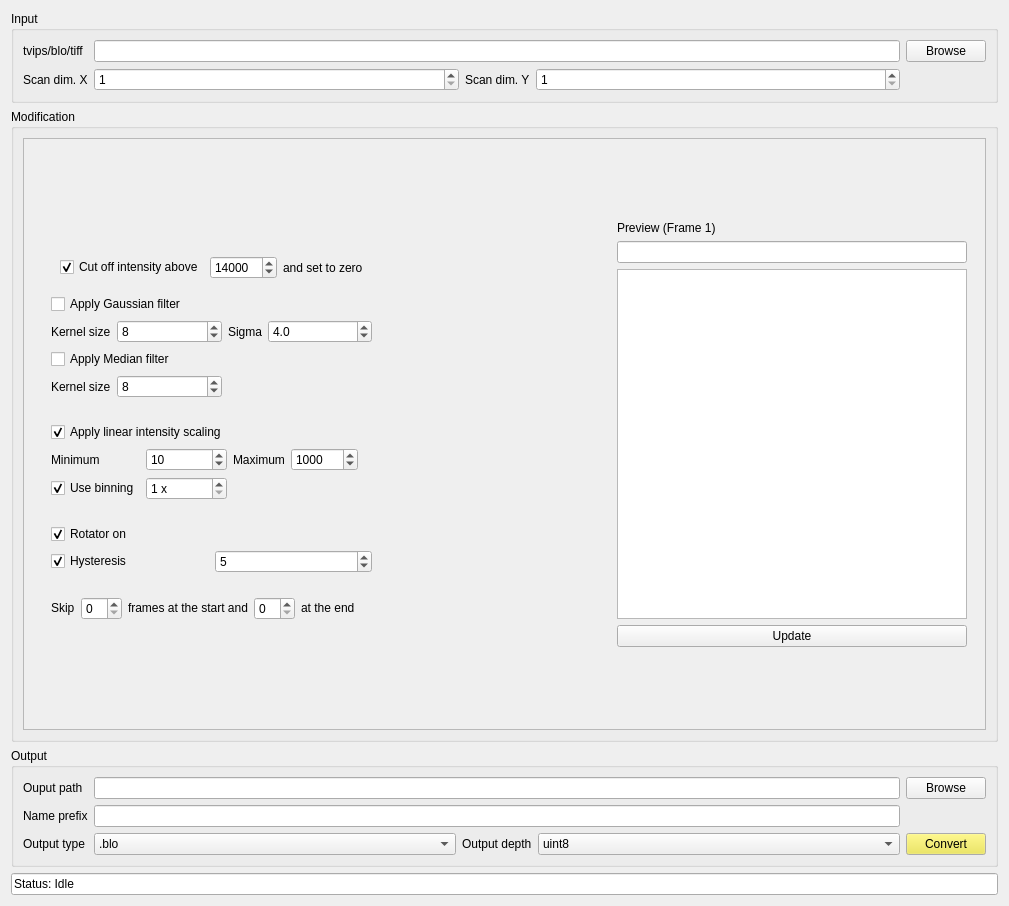
<?xml version="1.0" encoding="UTF-8"?>
<ui version="4.0">
 <class>Form</class>
 <widget class="QWidget" name="Form">
  <property name="geometry">
   <rect>
    <x>0</x>
    <y>0</y>
    <width>1009</width>
    <height>906</height>
   </rect>
  </property>
  <property name="sizePolicy">
   <sizepolicy hsizetype="Maximum" vsizetype="Maximum">
    <horstretch>0</horstretch>
    <verstretch>0</verstretch>
   </sizepolicy>
  </property>
  <property name="windowTitle">
   <string>Form</string>
  </property>
  <layout class="QGridLayout" name="gridLayout_3">
   <item row="0" column="0">
    <widget class="QGroupBox" name="groupBox">
     <property name="sizePolicy">
      <sizepolicy hsizetype="Preferred" vsizetype="Maximum">
       <horstretch>0</horstretch>
       <verstretch>0</verstretch>
      </sizepolicy>
     </property>
     <property name="title">
      <string>Input</string>
     </property>
     <layout class="QGridLayout" name="gridLayout">
      <item row="2" column="2">
       <widget class="QLabel" name="label_6">
        <property name="sizePolicy">
         <sizepolicy hsizetype="Maximum" vsizetype="Preferred">
          <horstretch>0</horstretch>
          <verstretch>0</verstretch>
         </sizepolicy>
        </property>
        <property name="text">
         <string>Scan dim. Y</string>
        </property>
       </widget>
      </item>
      <item row="2" column="0">
       <widget class="QLabel" name="label_2">
        <property name="sizePolicy">
         <sizepolicy hsizetype="Maximum" vsizetype="Preferred">
          <horstretch>0</horstretch>
          <verstretch>0</verstretch>
         </sizepolicy>
        </property>
        <property name="text">
         <string>Scan dim. X</string>
        </property>
       </widget>
      </item>
      <item row="0" column="0">
       <widget class="QLabel" name="label">
        <property name="sizePolicy">
         <sizepolicy hsizetype="Maximum" vsizetype="Preferred">
          <horstretch>0</horstretch>
          <verstretch>0</verstretch>
         </sizepolicy>
        </property>
        <property name="text">
         <string>tvips/blo/tiff</string>
        </property>
       </widget>
      </item>
      <item row="0" column="4">
       <widget class="QPushButton" name="pushButton">
        <property name="sizePolicy">
         <sizepolicy hsizetype="Maximum" vsizetype="Fixed">
          <horstretch>0</horstretch>
          <verstretch>0</verstretch>
         </sizepolicy>
        </property>
        <property name="text">
         <string>Browse</string>
        </property>
       </widget>
      </item>
      <item row="2" column="1">
       <widget class="QSpinBox" name="spinBox">
        <property name="minimum">
         <number>1</number>
        </property>
        <property name="maximum">
         <number>10000</number>
        </property>
        <property name="singleStep">
         <number>10</number>
        </property>
        <property name="value">
         <number>1</number>
        </property>
       </widget>
      </item>
      <item row="2" column="3">
       <widget class="QSpinBox" name="spinBox_2">
        <property name="minimum">
         <number>1</number>
        </property>
        <property name="maximum">
         <number>10000</number>
        </property>
        <property name="singleStep">
         <number>10</number>
        </property>
       </widget>
      </item>
      <item row="0" column="1" colspan="3">
       <widget class="QLineEdit" name="lineEdit"/>
      </item>
     </layout>
    </widget>
   </item>
   <item row="1" column="0">
    <widget class="QGroupBox" name="groupBox_2">
     <property name="title">
      <string>Modification</string>
     </property>
     <layout class="QHBoxLayout" name="horizontalLayout">
      <item>
       <widget class="QScrollArea" name="scrollArea">
        <property name="sizePolicy">
         <sizepolicy hsizetype="Minimum" vsizetype="Minimum">
          <horstretch>0</horstretch>
          <verstretch>0</verstretch>
         </sizepolicy>
        </property>
        <property name="widgetResizable">
         <bool>true</bool>
        </property>
        <widget class="QWidget" name="scrollAreaWidgetContents">
         <property name="geometry">
          <rect>
           <x>0</x>
           <y>0</y>
           <width>953</width>
           <height>575</height>
          </rect>
         </property>
         <layout class="QHBoxLayout" name="horizontalLayout_2">
          <item>
           <widget class="QWidget" name="widget_2" native="true">
            <property name="sizePolicy">
             <sizepolicy hsizetype="Minimum" vsizetype="Maximum">
              <horstretch>0</horstretch>
              <verstretch>0</verstretch>
             </sizepolicy>
            </property>
            <layout class="QGridLayout" name="gridLayout_4">
             <item row="4" column="0">
              <widget class="QWidget" name="widget_4" native="true">
               <property name="sizePolicy">
                <sizepolicy hsizetype="Minimum" vsizetype="Maximum">
                 <horstretch>0</horstretch>
                 <verstretch>0</verstretch>
                </sizepolicy>
               </property>
               <layout class="QGridLayout" name="gridLayout_6">
                <item row="2" column="1">
                 <widget class="QSpinBox" name="spinBox_9">
                  <property name="maximum">
                   <number>100000000</number>
                  </property>
                  <property name="value">
                   <number>5</number>
                  </property>
                 </widget>
                </item>
                <item row="1" column="0">
                 <widget class="QCheckBox" name="checkBox">
                  <property name="text">
                   <string>Rotator on</string>
                  </property>
                  <property name="checked">
                   <bool>true</bool>
                  </property>
                 </widget>
                </item>
                <item row="2" column="0">
                 <widget class="QCheckBox" name="checkBox_6">
                  <property name="text">
                   <string>Hysteresis</string>
                  </property>
                  <property name="checked">
                   <bool>true</bool>
                  </property>
                 </widget>
                </item>
               </layout>
              </widget>
             </item>
             <item row="5" column="0" colspan="2" alignment="Qt::AlignLeft">
              <widget class="QWidget" name="widget_3" native="true">
               <property name="sizePolicy">
                <sizepolicy hsizetype="Minimum" vsizetype="Maximum">
                 <horstretch>0</horstretch>
                 <verstretch>0</verstretch>
                </sizepolicy>
               </property>
               <layout class="QHBoxLayout" name="horizontalLayout_3">
                <item>
                 <widget class="QLabel" name="label_10">
                  <property name="sizePolicy">
                   <sizepolicy hsizetype="Maximum" vsizetype="Maximum">
                    <horstretch>0</horstretch>
                    <verstretch>0</verstretch>
                   </sizepolicy>
                  </property>
                  <property name="text">
                   <string>Skip</string>
                  </property>
                 </widget>
                </item>
                <item>
                 <widget class="QSpinBox" name="spinBox_4">
                  <property name="sizePolicy">
                   <sizepolicy hsizetype="Maximum" vsizetype="Maximum">
                    <horstretch>0</horstretch>
                    <verstretch>0</verstretch>
                   </sizepolicy>
                  </property>
                 </widget>
                </item>
                <item>
                 <widget class="QLabel" name="label_11">
                  <property name="sizePolicy">
                   <sizepolicy hsizetype="Maximum" vsizetype="Maximum">
                    <horstretch>0</horstretch>
                    <verstretch>0</verstretch>
                   </sizepolicy>
                  </property>
                  <property name="text">
                   <string>frames at the start and</string>
                  </property>
                 </widget>
                </item>
                <item>
                 <widget class="QSpinBox" name="spinBox_5">
                  <property name="sizePolicy">
                   <sizepolicy hsizetype="Maximum" vsizetype="Fixed">
                    <horstretch>0</horstretch>
                    <verstretch>0</verstretch>
                   </sizepolicy>
                  </property>
                 </widget>
                </item>
                <item>
                 <widget class="QLabel" name="label_12">
                  <property name="sizePolicy">
                   <sizepolicy hsizetype="Maximum" vsizetype="Maximum">
                    <horstretch>0</horstretch>
                    <verstretch>0</verstretch>
                   </sizepolicy>
                  </property>
                  <property name="text">
                   <string>at the end</string>
                  </property>
                 </widget>
                </item>
               </layout>
              </widget>
             </item>
             <item row="2" column="0">
              <widget class="QWidget" name="widget_6" native="true">
               <property name="sizePolicy">
                <sizepolicy hsizetype="Minimum" vsizetype="Maximum">
                 <horstretch>0</horstretch>
                 <verstretch>0</verstretch>
                </sizepolicy>
               </property>
               <layout class="QGridLayout" name="gridLayout_5">
                <item row="3" column="3">
                 <widget class="QDoubleSpinBox" name="doubleSpinBox">
                  <property name="decimals">
                   <number>1</number>
                  </property>
                  <property name="value">
                   <double>4.000000000000000</double>
                  </property>
                 </widget>
                </item>
                <item row="5" column="0">
                 <widget class="QLabel" name="label_8">
                  <property name="text">
                   <string>Kernel size</string>
                  </property>
                 </widget>
                </item>
                <item row="3" column="1">
                 <widget class="QSpinBox" name="spinBox_6">
                  <property name="minimum">
                   <number>3</number>
                  </property>
                  <property name="maximum">
                   <number>50</number>
                  </property>
                  <property name="value">
                   <number>8</number>
                  </property>
                 </widget>
                </item>
                <item row="3" column="2">
                 <widget class="QLabel" name="label_15">
                  <property name="sizePolicy">
                   <sizepolicy hsizetype="Maximum" vsizetype="Preferred">
                    <horstretch>0</horstretch>
                    <verstretch>0</verstretch>
                   </sizepolicy>
                  </property>
                  <property name="text">
                   <string>Sigma</string>
                  </property>
                 </widget>
                </item>
                <item row="5" column="1">
                 <widget class="QSpinBox" name="spinBox_10">
                  <property name="minimum">
                   <number>3</number>
                  </property>
                  <property name="maximum">
                   <number>50</number>
                  </property>
                  <property name="value">
                   <number>8</number>
                  </property>
                 </widget>
                </item>
                <item row="3" column="0">
                 <widget class="QLabel" name="label_14">
                  <property name="sizePolicy">
                   <sizepolicy hsizetype="Maximum" vsizetype="Preferred">
                    <horstretch>0</horstretch>
                    <verstretch>0</verstretch>
                   </sizepolicy>
                  </property>
                  <property name="text">
                   <string>Kernel size</string>
                  </property>
                 </widget>
                </item>
                <item row="4" column="0" colspan="4">
                 <widget class="QCheckBox" name="checkBox_7">
                  <property name="text">
                   <string>Apply Median filter</string>
                  </property>
                 </widget>
                </item>
                <item row="0" column="0" colspan="4">
                 <widget class="QWidget" name="widget_7" native="true">
                  <layout class="QHBoxLayout" name="horizontalLayout_4">
                   <item>
                    <widget class="QCheckBox" name="checkBox_8">
                     <property name="sizePolicy">
                      <sizepolicy hsizetype="Maximum" vsizetype="Fixed">
                       <horstretch>0</horstretch>
                       <verstretch>0</verstretch>
                      </sizepolicy>
                     </property>
                     <property name="text">
                      <string>Cut off intensity above</string>
                     </property>
                     <property name="checked">
                      <bool>true</bool>
                     </property>
                    </widget>
                   </item>
                   <item>
                    <widget class="QSpinBox" name="spinBox_11">
                     <property name="sizePolicy">
                      <sizepolicy hsizetype="Maximum" vsizetype="Fixed">
                       <horstretch>0</horstretch>
                       <verstretch>0</verstretch>
                      </sizepolicy>
                     </property>
                     <property name="maximum">
                      <number>999999999</number>
                     </property>
                     <property name="singleStep">
                      <number>100</number>
                     </property>
                     <property name="value">
                      <number>14000</number>
                     </property>
                    </widget>
                   </item>
                   <item>
                    <widget class="QLabel" name="label_18">
                     <property name="text">
                      <string>and set to zero</string>
                     </property>
                    </widget>
                   </item>
                  </layout>
                 </widget>
                </item>
                <item row="1" column="0" colspan="4">
                 <widget class="QCheckBox" name="checkBox_3">
                  <property name="text">
                   <string>Apply Gaussian filter</string>
                  </property>
                 </widget>
                </item>
               </layout>
              </widget>
             </item>
             <item row="3" column="0">
              <widget class="QWidget" name="widget_5" native="true">
               <property name="sizePolicy">
                <sizepolicy hsizetype="Maximum" vsizetype="Maximum">
                 <horstretch>0</horstretch>
                 <verstretch>0</verstretch>
                </sizepolicy>
               </property>
               <layout class="QGridLayout" name="gridLayout_7">
                <item row="2" column="1">
                 <widget class="QSpinBox" name="spinBox_7">
                  <property name="singleStep">
                   <number>10</number>
                  </property>
                  <property name="value">
                   <number>10</number>
                  </property>
                 </widget>
                </item>
                <item row="2" column="2">
                 <widget class="QLabel" name="label_17">
                  <property name="text">
                   <string>Maximum</string>
                  </property>
                 </widget>
                </item>
                <item row="2" column="0">
                 <widget class="QLabel" name="label_16">
                  <property name="text">
                   <string>Minimum</string>
                  </property>
                 </widget>
                </item>
                <item row="1" column="0" colspan="2">
                 <widget class="QCheckBox" name="checkBox_4">
                  <property name="text">
                   <string>Apply linear intensity scaling</string>
                  </property>
                  <property name="checked">
                   <bool>true</bool>
                  </property>
                 </widget>
                </item>
                <item row="2" column="3">
                 <widget class="QSpinBox" name="spinBox_8">
                  <property name="minimum">
                   <number>1</number>
                  </property>
                  <property name="maximum">
                   <number>1000000000</number>
                  </property>
                  <property name="singleStep">
                   <number>10</number>
                  </property>
                  <property name="value">
                   <number>1000</number>
                  </property>
                 </widget>
                </item>
                <item row="3" column="0">
                 <widget class="QCheckBox" name="checkBox_5">
                  <property name="text">
                   <string>Use binning</string>
                  </property>
                  <property name="checked">
                   <bool>true</bool>
                  </property>
                 </widget>
                </item>
                <item row="3" column="1">
                 <widget class="QSpinBox" name="spinBox_3">
                  <property name="suffix">
                   <string> x</string>
                  </property>
                  <property name="minimum">
                   <number>1</number>
                  </property>
                  <property name="maximum">
                   <number>24</number>
                  </property>
                 </widget>
                </item>
               </layout>
              </widget>
             </item>
            </layout>
           </widget>
          </item>
          <item>
           <widget class="QWidget" name="widget" native="true">
            <property name="sizePolicy">
             <sizepolicy hsizetype="Maximum" vsizetype="Maximum">
              <horstretch>0</horstretch>
              <verstretch>0</verstretch>
             </sizepolicy>
            </property>
            <layout class="QVBoxLayout" name="verticalLayout">
             <item>
              <widget class="QLabel" name="label_7">
               <property name="sizePolicy">
                <sizepolicy hsizetype="Maximum" vsizetype="Maximum">
                 <horstretch>0</horstretch>
                 <verstretch>0</verstretch>
                </sizepolicy>
               </property>
               <property name="text">
                <string>Preview (Frame 1)</string>
               </property>
              </widget>
             </item>
             <item>
              <widget class="QLineEdit" name="lineEdit_4">
               <property name="readOnly">
                <bool>true</bool>
               </property>
              </widget>
             </item>
             <item>
              <widget class="QGraphicsView" name="graphicsView">
               <property name="enabled">
                <bool>true</bool>
               </property>
               <property name="sizePolicy">
                <sizepolicy hsizetype="Fixed" vsizetype="Fixed">
                 <horstretch>1</horstretch>
                 <verstretch>2</verstretch>
                </sizepolicy>
               </property>
               <property name="minimumSize">
                <size>
                 <width>350</width>
                 <height>350</height>
                </size>
               </property>
              </widget>
             </item>
             <item>
              <widget class="QPushButton" name="pushButton_4">
               <property name="text">
                <string>Update</string>
               </property>
              </widget>
             </item>
            </layout>
           </widget>
          </item>
         </layout>
        </widget>
       </widget>
      </item>
     </layout>
    </widget>
   </item>
   <item row="2" column="0">
    <widget class="QGroupBox" name="groupBox_3">
     <property name="sizePolicy">
      <sizepolicy hsizetype="Preferred" vsizetype="Maximum">
       <horstretch>0</horstretch>
       <verstretch>0</verstretch>
      </sizepolicy>
     </property>
     <property name="title">
      <string>Output</string>
     </property>
     <layout class="QGridLayout" name="gridLayout_2">
      <item row="2" column="3">
       <widget class="QLabel" name="label_13">
        <property name="sizePolicy">
         <sizepolicy hsizetype="Maximum" vsizetype="Preferred">
          <horstretch>0</horstretch>
          <verstretch>0</verstretch>
         </sizepolicy>
        </property>
        <property name="text">
         <string>Output depth</string>
        </property>
       </widget>
      </item>
      <item row="1" column="0">
       <widget class="QLabel" name="label_4">
        <property name="text">
         <string>Name prefix</string>
        </property>
       </widget>
      </item>
      <item row="2" column="0">
       <widget class="QLabel" name="label_5">
        <property name="text">
         <string>Output type</string>
        </property>
       </widget>
      </item>
      <item row="0" column="0">
       <widget class="QLabel" name="label_3">
        <property name="sizePolicy">
         <sizepolicy hsizetype="Maximum" vsizetype="Preferred">
          <horstretch>0</horstretch>
          <verstretch>0</verstretch>
         </sizepolicy>
        </property>
        <property name="text">
         <string>Ouput path</string>
        </property>
       </widget>
      </item>
      <item row="2" column="2">
       <widget class="QComboBox" name="comboBox">
        <item>
         <property name="text">
          <string>.blo</string>
         </property>
        </item>
        <item>
         <property name="text">
          <string>list of .tiff</string>
         </property>
        </item>
       </widget>
      </item>
      <item row="2" column="5">
       <widget class="QPushButton" name="pushButton_3">
        <property name="sizePolicy">
         <sizepolicy hsizetype="Maximum" vsizetype="Fixed">
          <horstretch>0</horstretch>
          <verstretch>0</verstretch>
         </sizepolicy>
        </property>
        <property name="palette">
         <palette>
          <active>
           <colorrole role="Button">
            <brush brushstyle="SolidPattern">
             <color alpha="255">
              <red>236</red>
              <green>187</green>
              <blue>90</blue>
             </color>
            </brush>
           </colorrole>
          </active>
          <inactive>
           <colorrole role="Button">
            <brush brushstyle="SolidPattern">
             <color alpha="255">
              <red>237</red>
              <green>229</green>
              <blue>63</blue>
             </color>
            </brush>
           </colorrole>
          </inactive>
          <disabled>
           <colorrole role="Button">
            <brush brushstyle="SolidPattern">
             <color alpha="255">
              <red>194</red>
              <green>194</green>
              <blue>194</blue>
             </color>
            </brush>
           </colorrole>
          </disabled>
         </palette>
        </property>
        <property name="layoutDirection">
         <enum>Qt::LeftToRight</enum>
        </property>
        <property name="autoFillBackground">
         <bool>false</bool>
        </property>
        <property name="text">
         <string>Convert</string>
        </property>
       </widget>
      </item>
      <item row="0" column="5">
       <widget class="QPushButton" name="pushButton_2">
        <property name="sizePolicy">
         <sizepolicy hsizetype="Maximum" vsizetype="Fixed">
          <horstretch>0</horstretch>
          <verstretch>0</verstretch>
         </sizepolicy>
        </property>
        <property name="text">
         <string>Browse</string>
        </property>
       </widget>
      </item>
      <item row="2" column="4">
       <widget class="QComboBox" name="comboBox_2">
        <item>
         <property name="text">
          <string>uint8</string>
         </property>
        </item>
        <item>
         <property name="text">
          <string>uint16</string>
         </property>
        </item>
        <item>
         <property name="text">
          <string>int16</string>
         </property>
        </item>
       </widget>
      </item>
      <item row="1" column="2" colspan="3">
       <widget class="QLineEdit" name="lineEdit_3"/>
      </item>
      <item row="0" column="2" colspan="3">
       <widget class="QLineEdit" name="lineEdit_2"/>
      </item>
     </layout>
    </widget>
   </item>
   <item row="3" column="0">
    <widget class="QLineEdit" name="statusedit">
     <property name="text">
      <string>Status: Idle</string>
     </property>
     <property name="readOnly">
      <bool>true</bool>
     </property>
    </widget>
   </item>
  </layout>
 </widget>
 <resources/>
 <connections/>
</ui>
